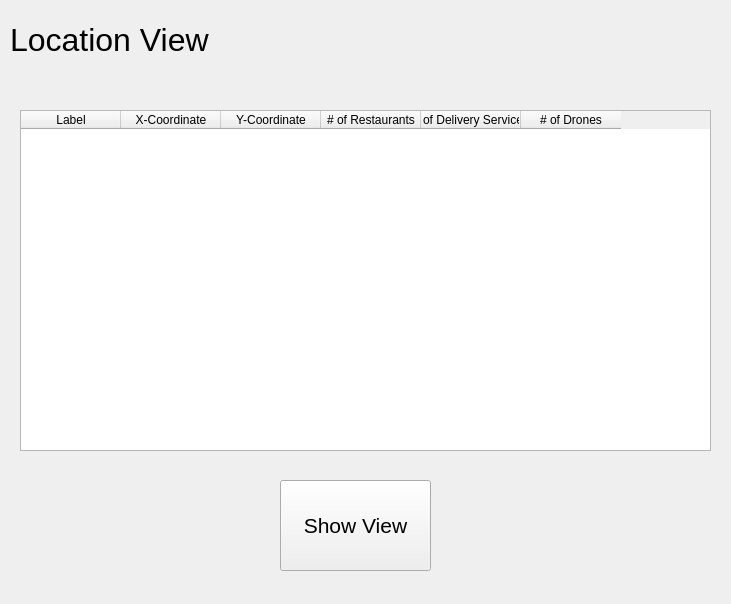
<?xml version="1.0" encoding="UTF-8"?>
<ui version="4.0">
 <class>Form</class>
 <widget class="QWidget" name="Form">
  <property name="geometry">
   <rect>
    <x>0</x>
    <y>0</y>
    <width>731</width>
    <height>604</height>
   </rect>
  </property>
  <property name="windowTitle">
   <string>Form</string>
  </property>
  <widget class="QLabel" name="label">
   <property name="geometry">
    <rect>
     <x>10</x>
     <y>10</y>
     <width>291</width>
     <height>61</height>
    </rect>
   </property>
   <property name="text">
    <string>&lt;html&gt;&lt;head/&gt;&lt;body&gt;&lt;p&gt;&lt;span style=&quot; font-size:24pt;&quot;&gt;Location View&lt;/span&gt;&lt;/p&gt;&lt;/body&gt;&lt;/html&gt;</string>
   </property>
   <property name="margin">
    <number>3</number>
   </property>
  </widget>
  <widget class="QTableWidget" name="tableWidget">
   <property name="geometry">
    <rect>
     <x>20</x>
     <y>110</y>
     <width>691</width>
     <height>341</height>
    </rect>
   </property>
   <property name="alternatingRowColors">
    <bool>false</bool>
   </property>
   <property name="columnCount">
    <number>6</number>
   </property>
   <column>
    <property name="text">
     <string>Label</string>
    </property>
   </column>
   <column>
    <property name="text">
     <string>X-Coordinate</string>
    </property>
   </column>
   <column>
    <property name="text">
     <string>Y-Coordinate</string>
    </property>
   </column>
   <column>
    <property name="text">
     <string># of Restaurants</string>
    </property>
   </column>
   <column>
    <property name="text">
     <string># of Delivery Services</string>
    </property>
   </column>
   <column>
    <property name="text">
     <string># of Drones</string>
    </property>
   </column>
  </widget>
  <widget class="QPushButton" name="tableButton">
   <property name="geometry">
    <rect>
     <x>280</x>
     <y>480</y>
     <width>151</width>
     <height>91</height>
    </rect>
   </property>
   <property name="font">
    <font>
     <pointsize>16</pointsize>
    </font>
   </property>
   <property name="text">
    <string>Show View</string>
   </property>
  </widget>
 </widget>
 <resources/>
 <connections/>
</ui>
